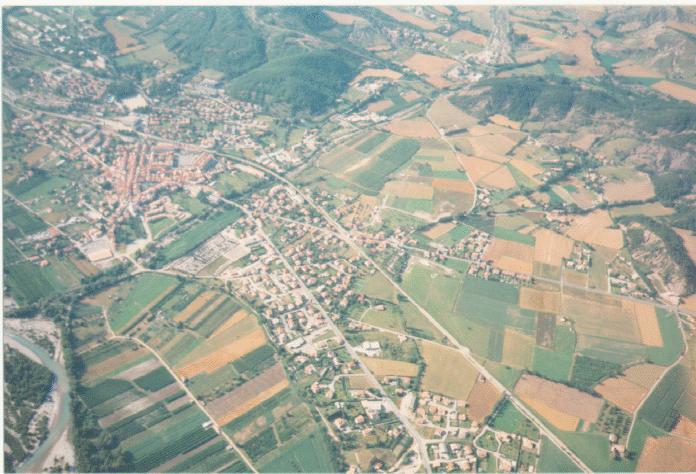
#> input picture EXAMEN1/thresh3.png, 696 x 474 px
$ jupyter execute --allow-errors EXAMEN1.ipynb
#> lines starting #> are read from the running program, lines starting #| are printed output that depends on the picture; after the words box and inside, x2 and y2 are one past the last pixel; in counts of white or black regions, pixels touching at a corner belong together
[cell 1]
import cv2
import numpy as np
from matplotlib import pyplot as plt

def threshold(filename,x1,x2):

#> called with filename = 'thresh3.png', x1 = 195, x2 = 210
    img = cv2.imread(filename)
#> img is the input picture: shape (474, 696, 3); mean B, G, R 155.5, 167.3, 162.6
    row,cols,channels = img.shape
#> row = 474; cols = 696; channels = 3
    img2= img.copy()
    for i in range (row):
        for j in range (cols):
            if  133 < img2[i][j][0] and img2[i][j][0] < 186 and 158 < img2[i][j][1] and img2[i][j][1] < 201 and 211 < img2[i][j][2] and img2[i][j][2] < 238 or (img2[i][j][0] == [199 ,203, 233]).all():
                img2[i][j] = 255
            else:
                img2[i,j] = 0
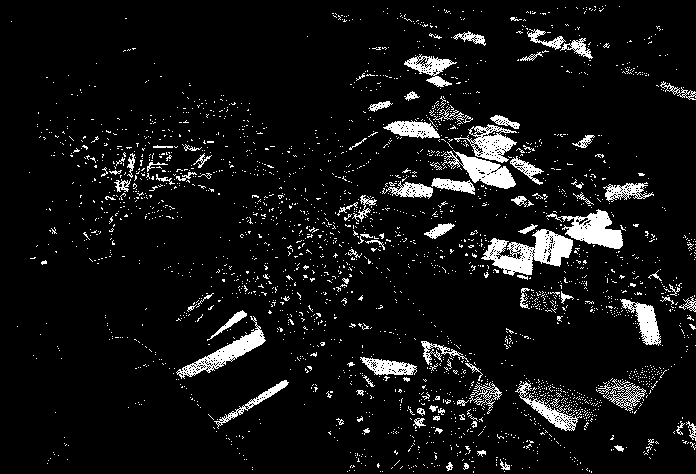
#> img2: shape (474, 696, 3); 7.3% white; 2569 white regions (2474 under 20 px), largest, box (x1, y1, x2, y2) and area: (481, 229, 573, 276) 2074, (546, 209, 623, 249) 1377, (176, 316, 266, 379) 1229
    salida = "salida" + filename
    cv2.imwrite(salida,img2)
    return  salida
output= threshold('thresh3.png',195,210)

[cell 2]
import cv2
import numpy as np
import matplotlib as plt

img = cv2.imread("question_2.png")
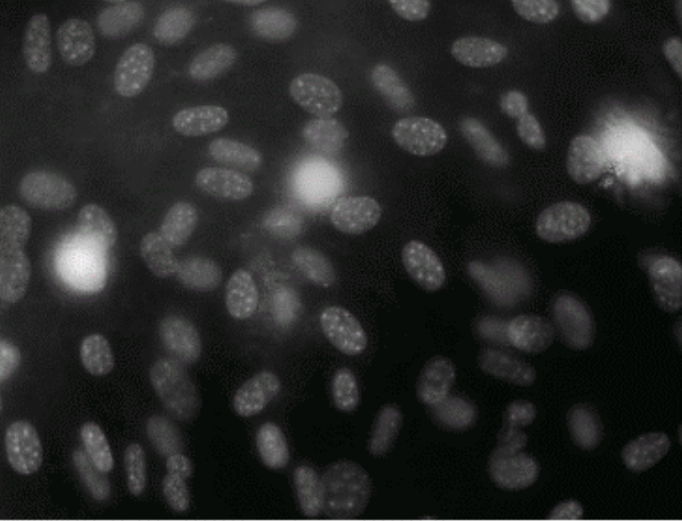
#> input picture EXAMEN1/question_2.png, 682 x 521 px
#> img is the input picture: shape (521, 682, 3); mean B, G, R 39.1, 40.2, 39.2
img = cv2.cvtColor(img, cv2.COLOR_BGR2GRAY)
#> img: shape (521, 682)
#########  write your code here ##################

img_out = img.copy()
row,col = img.shape
#> row = 521; col = 682
f1=60
f2=250
for y in range(0,col):
    for x in range(0,row):
        if (f1 <= img[x,y] and img[x,y] <= f2):
            img_out[x,y] = 0

        else:
            img_out[x,y] = 255
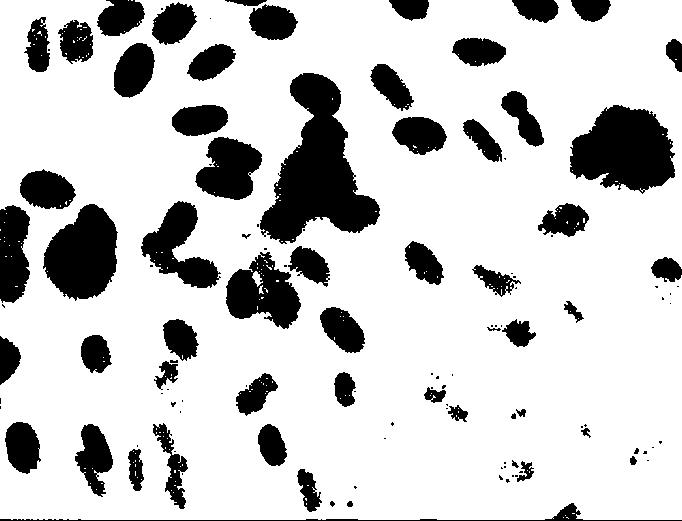
#> img_out: shape (521, 682); 79.7% white; 120 black regions (59 under 20 px), largest, box (x1, y1, x2, y2) and area: (260, 73, 380, 244) 9995, (570, 105, 675, 194) 6568, (43, 204, 118, 301) 5045


######## the result have to be set in img_out ####
######## not modify from here ####################

cv2.imwrite("question_2_sol.png", img_out)
#> Out = True

[cell 3]
import cv2
import numpy as np
import matplotlib as plt

img= cv2.imread('question_1.png')
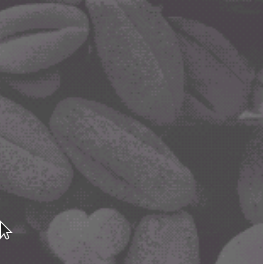
#> input picture EXAMEN1/question_1.png, 263 x 264 px
#> img is the input picture: shape (264, 263, 3); mean B, G, R 89.8, 86.6, 89.8
img = cv2.cvtColor(img, cv2.COLOR_BGR2GRAY)
#> img: shape (264, 263)
def F1(L,n,Pn):
    L = L-1
    Pr = 0
    for i in range(0,n,1):
        Pr += Pn[i]
    return L*Pr

def F2(L,size,pn):
    for x in L:
        pn.append(x/size)


#> (the rest of this cell did not finish here and is left out)

[cell 4]
import cv2
import numpy as np
from matplotlib import pyplot as plt


img= cv2.imread('question_1.png')
img = cv2.cvtColor(img, cv2.COLOR_BGR2GRAY)
def F1(L,n,Pn):
    L = L-1
    Pr = 0
    for i in range(0,n,1):
        Pr += Pn[i]
    return L*Pr

def F2(L,size,pn):
    for x in L:
        pn.append(x/size)


plt.axis("on")
L = plt.hist(img.ravel(),256,[0,256])[0]
#> L = 256 values, max 5553 at index 77, min 0 at index 0, mean 271.2
row, col = img.shape
#> row = 264; col = 263
img_out= img.copy()
size = row * col
#> size = 69432

pn = []
F2(L,size,pn)
#> the loop in F2, `for x in L:` made 256 passes
#> x on passes 2 to 4: 0, 0, 0
#> after the loop in F2, `for x in L:`: pn = 256 values, max 0.08 at index 77, min 0 at index 0, mean 0.00391
S_n = []
for i in range (1,len(L)+1):
	S_n.append(int(F1(len(L),i,pn)))
#> after the loop, S_n = 256 values from 0 to 255

for y in range(0,col):
	for x in range(0,row):
		img_out[x,y] = S_n[img[x,y]]
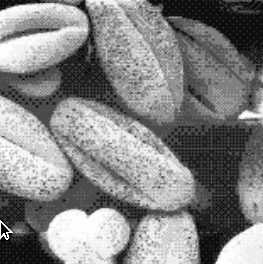
#> img_out: shape (264, 263); min 0, max 255, mean 132.4
plt.hist(img.ravel(),256,[0,256])
plt.show()
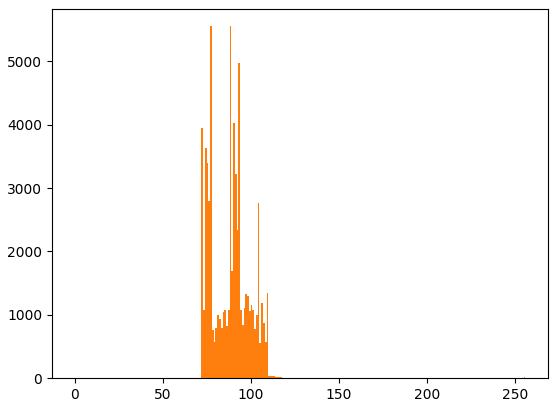
#> figure drawn by matplotlib, 1 panel; tallest bar 5553 high, from x = 77 to 78; tallest bar 5553 high, from x = 77 to 78
cv2.imshow('Coverted Image',img_out)
cv2.waitKey(0)
cv2.destroyAllWindows()

[cell 5]
import cv2
import numpy as np
from matplotlib import pyplot as plt


img= cv2.imread('question_2.png')
img = cv2.cvtColor(img, cv2.COLOR_BGR2GRAY)
img_out= img.copy()


plt.axis("on")
plt.hist(img.ravel(),256,[0,256])
plt.show()
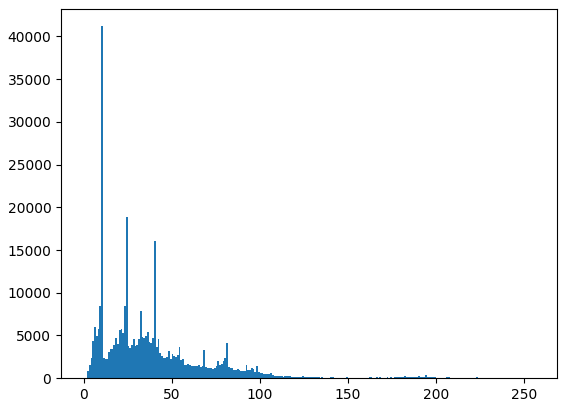
#> figure drawn by matplotlib, 1 panel; tallest bar 41188 high, from x = 10 to 11


row, col = img.shape
#> row = 521; col = 682

f1 = 60#50
f2 = 250#100

for y in range(0,col):
    for x in range(0,row):
        if (f1 <= img[x,y] and img[x,y] <= f2):
            img_out[x,y] = 255

        else:
            img_out[x,y] = 0

cv2.imshow('Coverted Image',img_out)
cv2.waitKey(0)
cv2.destroyAllWindows()
